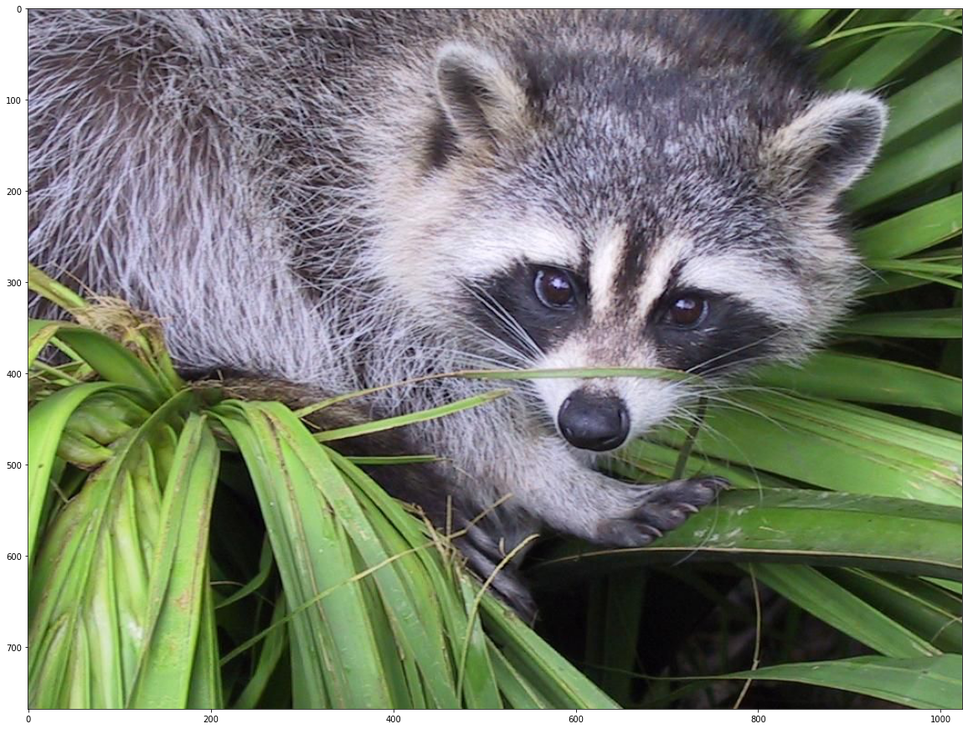
#> input picture coffee.png, 968 x 729 px, shrunk from 1156 x 871 before the run
$ python pixels.py
#> lines starting #> are read from the running program, lines starting #| are printed output that depends on the picture; long printed decimals are rounded
#> in read_image, image is the input picture: shape (729, 968, 4) float32; mean R, G, B, A 0.401, 0.426, 0.37, 0.93
import matplotlib
import numpy as np
import matplotlib.image as mpimg
import matplotlib.pyplot as plt
import cv2


#read in and display thi image
def change_binary(image,threshold)->np.array:
    if if_gray(image):
        mask = image >= threshold
        image[mask] = 255
        image[np.logical_not(mask)] = 0

        return image

    else:
        print("Not a grayscale image")
        return None

def if_gray(image):
    if len(image.shape) == 2:
        return True

    else:
        return False


def get_pixel_value(image,pixel,display=False):
    y,x = pixel[1],pixel[0]
    if if_gray(image):

        pixel_value = image[y,x]
        return pixel_value

    else:
        r,g,b = rgb_colorspace(image, display=display)
        r_pixel_value = r[y,x]
        g_pixel_value = g[y,x]
        b_pixel_value = b[y,x]

        return (r_pixel_value,g_pixel_value,b_pixel_value)


def rgb_colorspace(image,display=True):
#> called with display = False
    if if_gray(image):
        print("The image is grayscale")
        return None

    else:
        r = image[:,:,0]
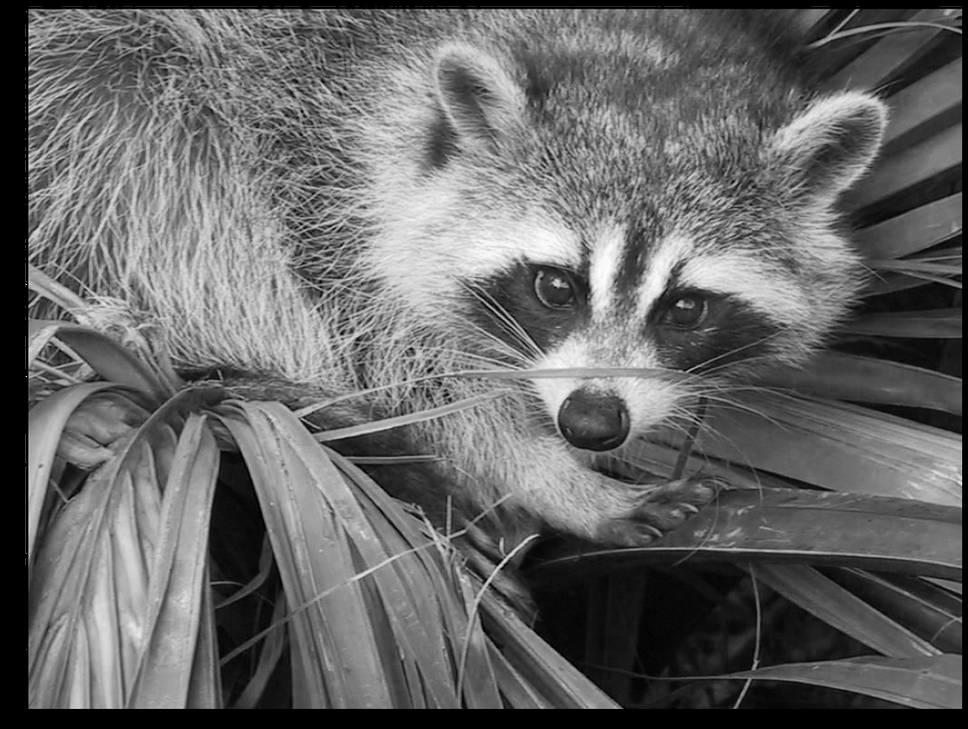
#> r: shape (729, 968) float32; min 0, max 1, mean 0.4
        g = image[:,:,1]
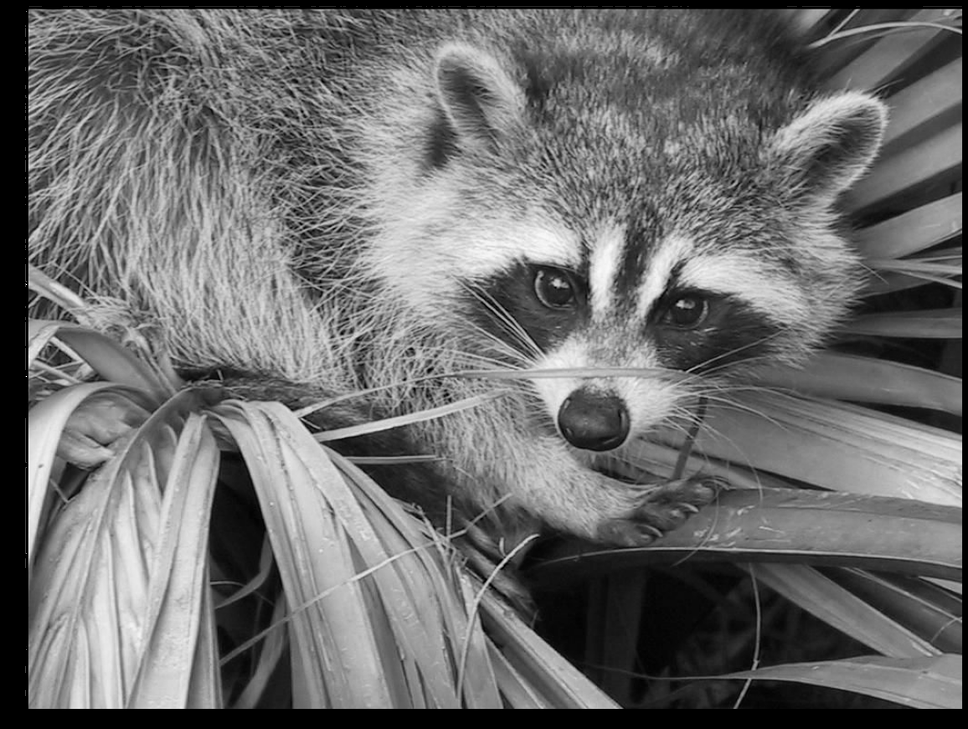
#> g: shape (729, 968) float32; min 0, max 1, mean 0.426
        b = image[:,:,2]
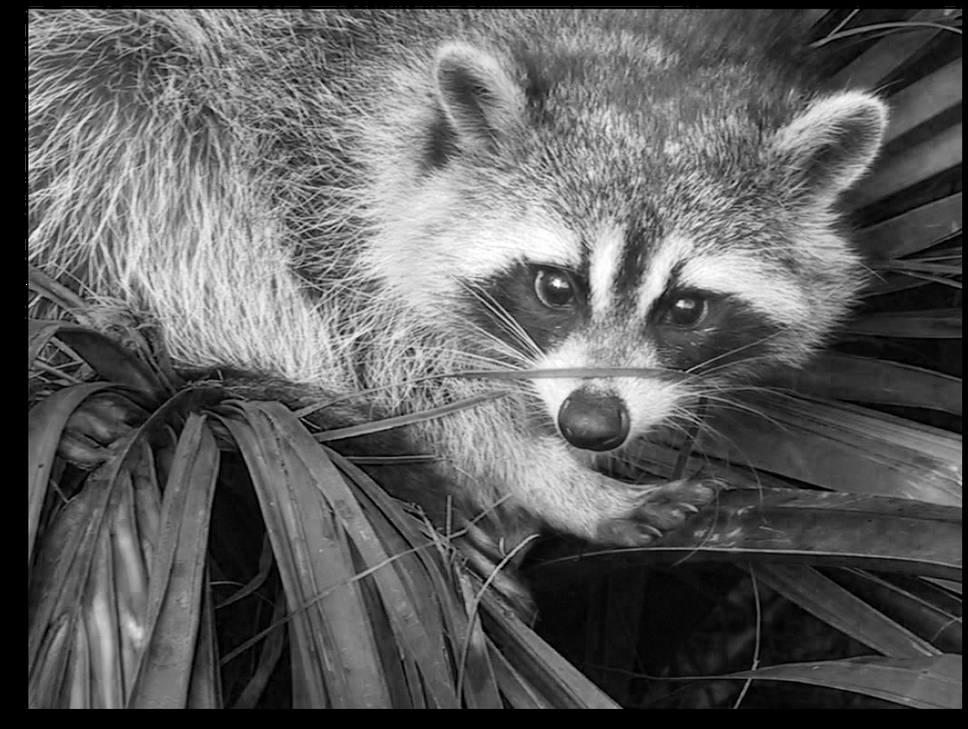
#> b: shape (729, 968) float32; min 0, max 1, mean 0.369
        if display:
            f, (ax1,ax2,ax3) = plt.subplots(1,3,figsize=(20,10))
            ax1.set_title("R Channel")
            ax1.imshow(r,cmap='gray')

            ax2.set_title("G Channel")
            ax2.imshow(g,cmap='gray')

            ax3.set_title("B Channel")
            ax3.imshow(b,cmap='gray')

            plt.show()

        return r,g,b


def read_image(filepath,grayscale=True,display=True):
    image = mpimg.imread(filepath)
    cmap = 'brg'
    if image.shape[0] >0:
        if grayscale:
            image = cv2.cvtColor(image,cv2.COLOR_RGB2GRAY)
            cmap = 'gray'

        if display:
            plt.imshow(image,cmap=cmap)
            plt.show()

        return image

    else:
        print("ERROR: No Image Found")


image = read_image("coffee.png",grayscale=False,display=False)
pixel_value = get_pixel_value(image,(300,300),display=False)
#> in get_pixel_value, `r_pixel_value = r[y,x]`: r_pixel_value = 0.659
#> in get_pixel_value, `g_pixel_value = g[y,x]`: g_pixel_value = 0.647
#> in get_pixel_value, `b_pixel_value = b[y,x]`: b_pixel_value = 0.729
#> pixel_value = (0.659, 0.647, 0.729)
print(pixel_value)
#| (0.6588, 0.6471, 0.7294)
